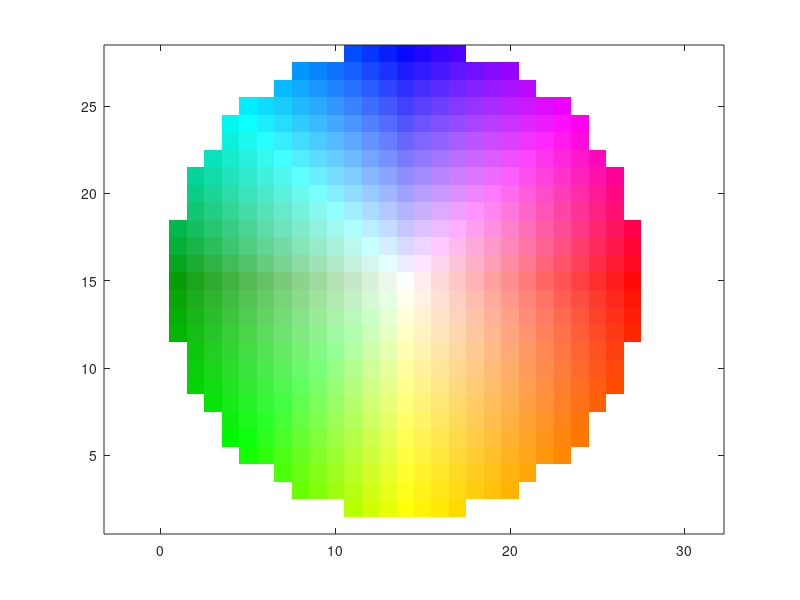

This figure's MATLAB source:
function img = vfcolor(varargin)

% VFCOLOR  Displays a 2d vector field in false color.
%
% With no arguments, shows the color coding.
%  Red Orange Yellow LGreen DGreen Cyan Blue Violet
%  = E NE N NW W SW S SE (assuming N and E are positive)
%
% Usage:
%   img = vfcolor(f ,maxd)   % f complex or MxNx2
%   img = vfcolor(fx,fy ,maxd)  % separate f components
%
% See also QUIVER, CQUIVER

if (nargin == 0)
    % show disk
    side = 27;
    [xf,yf] = meshgrid(ceil(-side/2:side/2),ceil(-side/2:side/2));
    corners = find(sqrt(xf.^2+yf.^2) >= side/2);
    xf(corners) = 0;
    yf(corners) = 0;
elseif (size(varargin{1},3)==2)
    % two f planes
    xf = varargin{1}(:,:,1);
    yf = varargin{1}(:,:,2);
    if (nargin > 1)
        maxs = varargin{2};
    end;
elseif (nargin >= 2)&(all(size(varargin{1}) == size(varargin{2})))
    % two f arguments
    xf = varargin{1};
    yf = varargin{2};
    if (nargin > 2)
        maxs = varargin{3};
    end;
else
    % complex f
    xf = full(real(varargin{1}));
    yf = full(imag(varargin{1}));
    if (nargin > 1)
        maxs = varargin{2};
    end;
end;

if exist('maxs','var')&imag(maxs)
    maxs = abs(maxs);
end;

% compute f image in correct colors
[nrow,ncol] = size(xf);
h = mod(8*(atan2(yf,xf)/(2*pi)),8);
%h1 = floor(h)+1;
h2 = mod(ceil(h),8)+1;
h1 = mod(h2-2,8)+1;
hr = ceil(h)-h;
s = sqrt(xf.^2+yf.^2);
if exist('maxs','var')
    s = s./(maxs+eps);
else
    s = s./(max(s(:))+eps);
end;
c = reshape([1 0 0; 1 0.5 0; 1 1 0; 0 1 0; 0 0.6 0; 0 1 1; 0 0 1; 1 0 1],8,1,3);
img1 = zeros(nrow,ncol,3);
img1(:) = c(h1,1,:);
img2 = zeros(nrow,ncol,3);
img2(:) = c(h2,1,:);
rhr = repmat(hr,[1,1,3]);
img = rhr.*img1+(1-rhr).*img2;
rs = repmat(s,[1,1,3]);
%img = rs.*img+0.8*(1-rs);
img = rs.*img+(1-rs);
% imagesc(img);  % display
% axis xy equal tight

if (nargin == 0)
    imagesc(img);  % display
    axis xy equal tight
    axis('xy');
    set(gca,'XTick',[],'YTick',[]);
    text(0.5,14,'Neg','Rotation',90,'VerticalAlignment','bottom','HorizontalAlignment','center');
    text(27.5,14,'Pos','Rotation',-90,'VerticalAlignment','bottom','HorizontalAlignment','center');
    text(14,0.5,'Neg','VerticalAlignment','top','HorizontalAlignment','center');
    text(14,27.5,'Pos','VerticalAlignment','bottom','HorizontalAlignment','center');
    %set(gca,'XTick',[0.5 14 27.5],'YTick',[0.5 14 27.5],'XTickLabel',{'-max','0','+max'},'YTickLabel',{'-max','0','+max'});
end;

if (nargout == 0)
    imagesc(flipud(img));  % display
    axis xy equal tight
    clear img;
end;